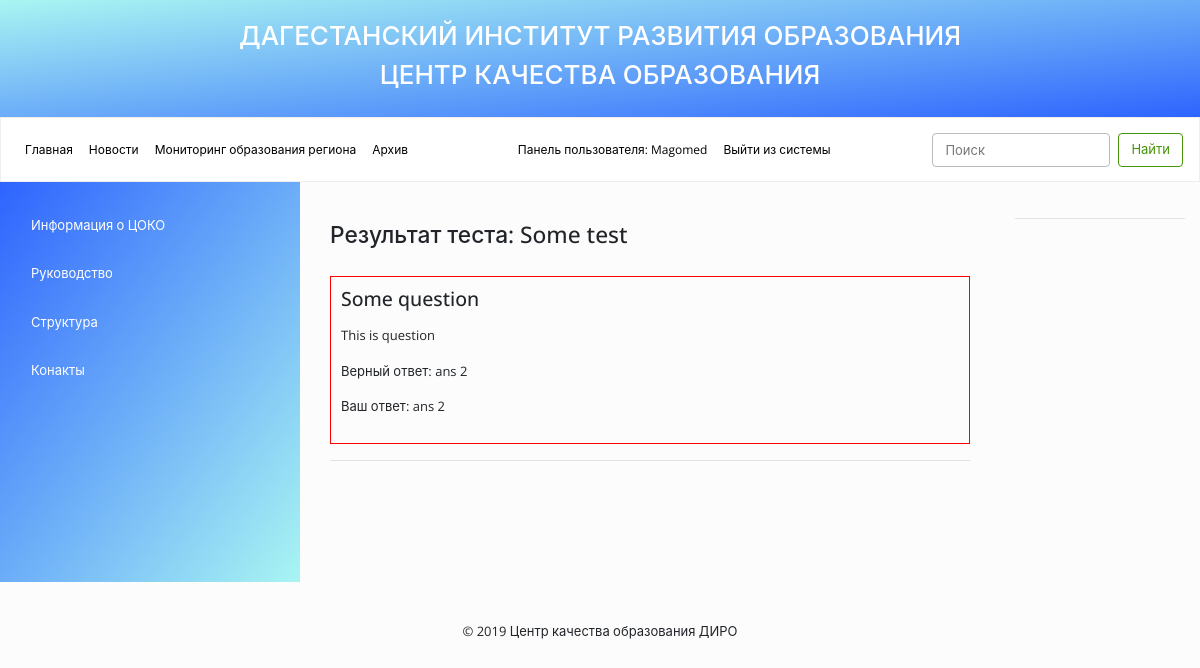
Page /tests/user_test_result/4/ (signed in) on the committed database.
### main/models.py (models this page shows, shortened)
class Test(models.Model):
    title = models.CharField(max_length=100, blank=True, null=True, verbose_name='Заголовок')
    is_activate = models.BooleanField(default=False, verbose_name='Активный?')
    class Meta:
        verbose_name = 'Тест'
        verbose_name_plural = 'Тесты'

class PersonAnswer(models.Model):
    question = models.ForeignKey('Question', on_delete=models.CASCADE, verbose_name='Вопрос')
    person = models.ForeignKey('Person', on_delete=models.CASCADE, verbose_name='Пользователь')
    answer = models.CharField(max_length=255, blank=True, null=True, verbose_name='Ответ пользователя')
    class Meta:
        verbose_name = 'Ответы пользователя'
        verbose_name_plural = 'Ответы пользователей'

class Question(models.Model):
    test = models.ForeignKey('Test', on_delete=models.CASCADE, verbose_name='Тест')
    title = models.CharField(max_length=100, verbose_name='Заголовок')
    question = RichTextUploadingField(blank=True, null=True, verbose_name='Вопрос')
    trueAnswer = models.ForeignKey('Answer',  related_name='+', null=True, blank=True, verbose_name='Верный ответ')
    '''
    trueAnswer = ChainedForeignKey('Answer',
                                   chained_field='test',
                                   chained_model_field="test",
                                   show_all=False,
                                   auto_choose=True,
                                   sort=True,
                                   on_delete=models.CASCADE,
                                   null=True,
                                   blank=True)
    '''
    class Meta:
        verbose_name = 'Вопрос'
        verbose_name_plural = 'Вопросы'

class Answer(models.Model):
    PA = 'PA'
    SA = 'SA'
    TYPE_OF_ANSWERS = [
        (PA, 'Вариант ответа'),
        (SA, 'Ответ вводимый через текстовое поле')
    ]
    test = models.ForeignKey('Test', null=True, blank=True, on_delete=models.CASCADE, verbose_name='Тест')
    question = ChainedForeignKey('Question',
                                 chained_field='test',
                                 chained_model_field="test",
                                 show_all=False,
                                 auto_choose=True,
                                 sort=True,
                                 on_delete=models.CASCADE,
                                 verbose_name='Вопрос')
    type_of_answer = models.CharField(choices=TYPE_OF_ANSWERS, default=PA, max_length=50)
    answer = models.CharField(max_length=200, blank=True, null=True, verbose_name='Ответ')
    def __str__(self):
        return self.answer
    class Meta:
        verbose_name = 'Ответ'
        verbose_name_plural = 'Ответы'

### main/views.py (the view)
# urls.py: url(r'^user_test_result/(?P<id>[-\w]+)/$', views.user_test_result_view, name='user_test_result'),
@login_required
def user_test_result_view(request, id):
    test = models.Test.objects.get(id=id)
    person = models.Person.objects.get(user=request.user)
    questions = models.Question.objects.filter(test=test)
    person_answers = models.PersonAnswer.objects.filter(question__in=questions, person=person)
    context = {
        'test': test,
        'person_answers': person_answers,
    }
    return render(request, 'main/user_test_result.html', context)

### templates/main/user_test_result.html (shortened to what this page needs)
{% extends 'base_contentapp.html' %}
{% block content %}
    <div class="container">
        <div class="row">
            <div class="col">
                <br>
                <h3>Результат теста: {{test.title}}</h3>
                <br>
                {% for item in person_answers %}
                    <div class="" style="{% if item.question.trueAnswer == item.answer %} border:1px solid #00ff00; {% else %} border:1px solid #ff0000; {% endif %} padding:10px">
                        <h4>{{item.question.title}}</h4>
                        <p>{{item.question.question|safe}}</p>
                        <p>Верный ответ: {{item.question.trueAnswer}}</p>
                        <p>Ваш ответ: {{item.answer}}</p>
                    </div>
                    <hr>
                {% endfor %}
            </div>
        </div>
    </div>
{% endblock %}

### templates/base_contentapp.html (shortened to what this page needs)
{% load static %}
<!DOCTYPE html>
<html lang="en">
  <head>
    <link href="{% static 'bootstrap/css/simplex.css' %}" rel="stylesheet">
    <link href="{% static 'bootstrap/css/main.css' %}" rel="stylesheet">
  </head>
  <body>
  <div class="grad">
    <div class="container">
      <div class="row">
        <div class="col" style="text-align: center">
          <br>
          <h2 style="color: #fff">ДАГЕСТАНСКИЙ ИНСТИТУТ РАЗВИТИЯ ОБРАЗОВАНИЯ</h2>
          <h2 style="color: #fff">ЦЕНТР КАЧЕСТВА ОБРАЗОВАНИЯ</h2>
          <br>
        </div>
      </div>
    </div>
  </div>
    <nav class="navbar navbar-expand-lg navbar-light bg-light">
      <div class="collapse navbar-collapse" id="navbarSupportedContent">
        <ul class="navbar-nav mr-auto main_link">
          <li class="nav-item">
            <a class="nav-link" href="{% url 'contentapp:home' %}">Главная <span class="sr-only">(current)</span></a>
          </li>
          <li class="nav-item ">
            <a class="nav-link" href="{% url 'contentapp:news' %}">Новости</a>
          </li>
          <li class="nav-item dropdown">
            <a class="nav-link" href="{% url 'main:test' %}">
              Мониторинг образования региона
            </a>
          </li>
          <li class="nav-item">
            <a class="nav-link" href="{% url 'contentapp:files' %}">Архив</a>
          </li>
        </ul>
        <ul class="navbar-nav mr-auto main_link">
          {% if not request.user.is_authenticated %}
            <li class="nav-item">
              <a class="nav-link" href="{% url 'main:sign_in' %}">Войти</a>
            </li>
            <li class="nav-item">
              <a class="nav-link" href="{% url 'main:sign_up' %}">Зарегистрироваться</a>
            </li>
            {% else %}
              <li class="nav-item">
                 <a class="nav-link" href="{% url 'main:user_panel' %}">Панель пользователя: {{request.user.first_name}}</a>
              </li>
              <li class="nav-item">
                 <a class="nav-link" href="{% url 'main:logout' %}">Выйти из системы</a>
              </li>
            {% endif %}
        </ul>
        <form class="form-inline my-2 my-lg-0" action="{% url 'contentapp:search_result' %}" method="get">
          <input class="form-control mr-sm-2" type="search" placeholder="Поиск" aria-label="Search" name="words">
          <button class="btn btn-outline-success my-2 my-sm-0" type="submit">Найти</button>
        </form>
      </div>
    </nav>
    <div class="container-fluid">
      <div class="row">
        <div class="col-3 left_side" style="min-height:400px">
          <br>
          <nav class="nav flex-column">
            <a class="nav-link " href="#">Информация о ЦОКО</a>
            <a class="nav-link" href="#">Руководство</a>
            <a class="nav-link" href="#">Структура</a>
            <a class="nav-link" href="#">Конакты</a>
          </nav>
        </div>
        <div class="col-7">
          <br>
          {% block content %}
          {% endblock %}
        </div>
          <div class="col-2">
            <br>
              <hr>
          </div>
      </div>
    </div>
    <footer class="page-footer font-small blue pt-4">
        <div class="footer-copyright text-center py-3">
          © 2019 Центр качества образования ДИРО
        </div>
      </footer>
  </body>
</html>

### rows in the picture
Test: title "Some test"
PersonAnswer: question "Some question", question.question "This is question", question.trueAnswer "ans 2", answer "ans 2"

### other values in the picture
{{ request.user.first_name }} "Magomed"
